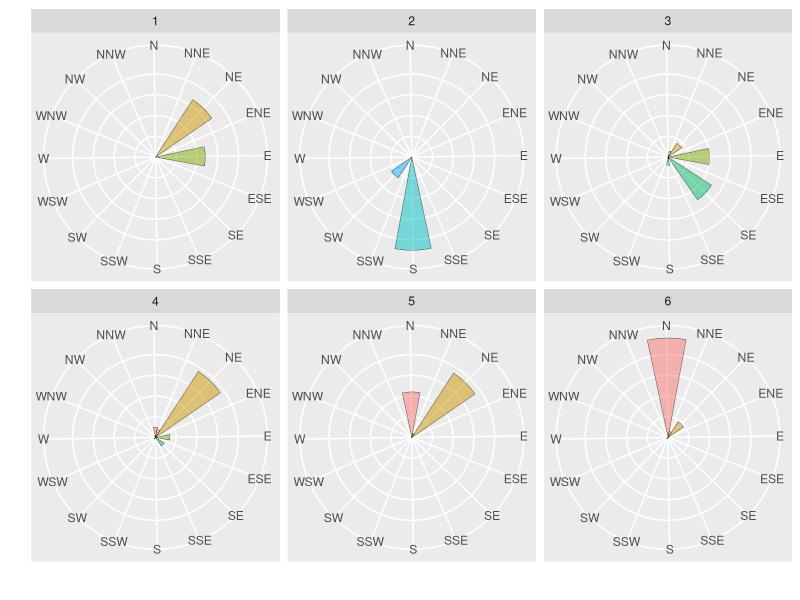
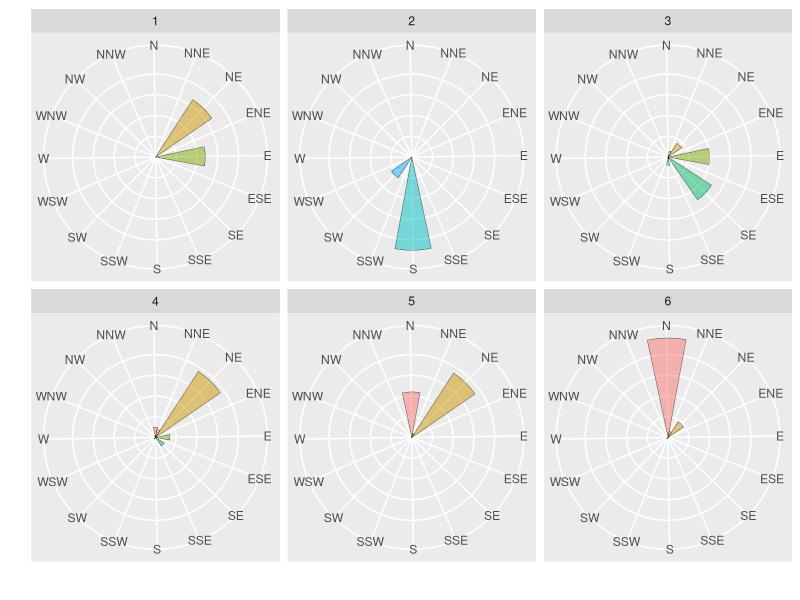

The R source for these figures, in order:
library(tidyverse)
# pacman::p_load(tidyverse, googlesheets4)
# gs4_find("meteorological_data")
# meteo <- gs4_get("https://docs.google.com/spreadsheets/d/15yGsFy4Bkh5WvQ1xdiPJWIH3R7S9cjf5TS2YyjljPss/edit?usp=sharing")
# 
# meteo_data <- meteo %>% 
#    sheet_names() %>%
#    map_df(~ read_sheet(meteo, sheet = .,  range = "A:F")) %>%
#    bind_rows()
# # 
# write_csv(meteo_data, file= "data/wind.csv")


meteo_dat <- read_csv("data/wind.csv")

meteo_dat %>% filter(is.na(W_DIR))

meteo_dat <-
  meteo_dat %>% 
  mutate(W_DIR= factor(meteo_dat$W_DIR, levels = c(levels(meteo_dat$W_DIR), 
                                                   c("N","NNE", "NE", "ENE", "E", "ESE", "SE", "SSE", "S", "SSW", "SW", "WSW", "W", "WNW", "NW", "NNW"))
                       )
         )
table(meteo_dat$W_DIR)

meteo_dat %>% 
  group_by(FIELD) %>% 
  count(W_DIR)

meteo_dat %>% 
  ggplot(aes(x=W_DIR, fill=W_DIR))+ 
  geom_bar(stat="count",width=1,colour="black",size=0.1, alpha= 0.5)+ 
  coord_polar(theta = "x", start=6.0729, direction = 1)+
  scale_color_discrete ()+ 
  labs(x="", y="")+ 
  scale_fill_discrete(drop=FALSE) + scale_x_discrete(drop=FALSE)+
  guides(fill="none") +
  theme(axis.text.y=element_blank(),
        axis.ticks.y = element_blank()) +
  facet_wrap("FIELD")

ggsave(last_plot(), file = "plots/wind_rose.jpg", width = 15, height = 10, units = "cm",  dpi = 600)
